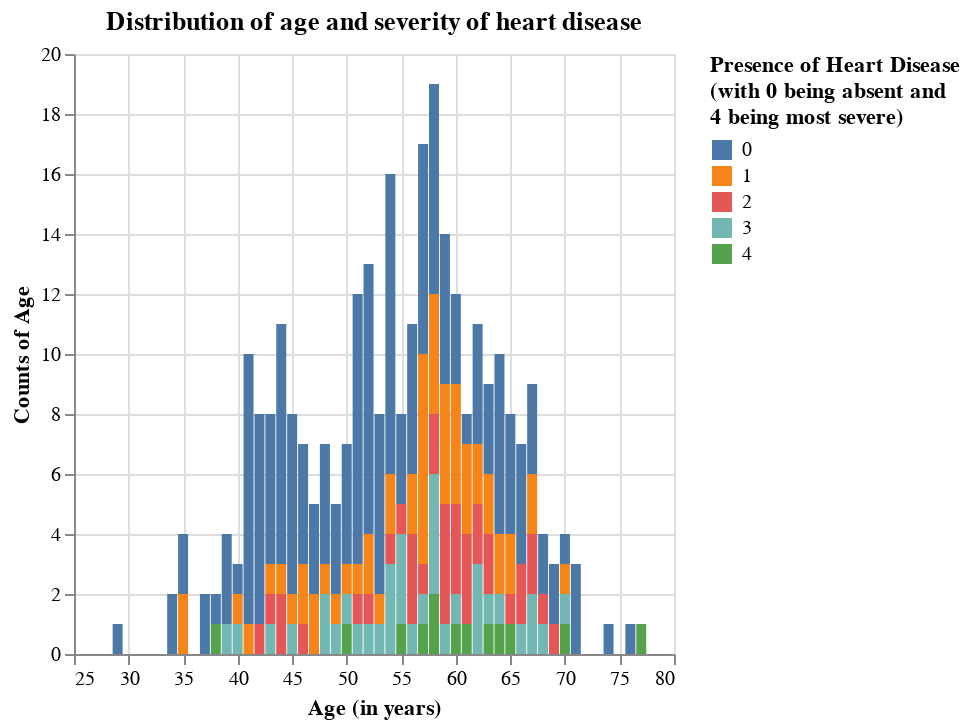

Notebook cell for this chart:
### Markdown cell above
Histogram of distribution of age:

### Code cell
# combine X and y
Xy = X.assign(presence_of_heart_disease = y)

age_distribution = alt.Chart(Xy, title = "Distribution of age and severity of heart disease").mark_bar().encode(
    x = alt.X("age").title("Age (in years)"), 
    y = alt.Y("count()").title("Counts of Age"), 
    color = alt.Color("presence_of_heart_disease:N").title([
      "Presence of Heart Disease",
      "(with 0 being absent and",
      "4 being most severe)"
    ])
)

age_distribution

### Figure 1 — Vega-Lite specification as saved in the notebook (floating-point values rounded to 4 significant figures; data arrays with more than 128 entries replaced by an {"elided": "..."} marker saying what was removed)
{"config": {"view": {"continuousWidth": 300, "continuousHeight": 300}}, "data": {"name": "data-14931e5ef28c78339489c218204aa0ee"}, "mark": {"type": "bar"}, "encoding": {"color": {"field": "presence_of_heart_disease", "title": ["Presence of Heart Disease", "(with 0 being absent and", "4 being most severe)"], "type": "nominal"}, "x": {"field": "age", "title": "Age (in years)", "type": "quantitative"}, "y": {"aggregate": "count", "title": "Counts of Age", "type": "quantitative"}}, "title": "Distribution of age and severity of heart disease", "$schema": "https://vega.github.io/schema/vega-lite/v5.15.1.json", "datasets": {"data-14931e5ef28c78339489c218204aa0ee": {"elided": "303 records"}}}
